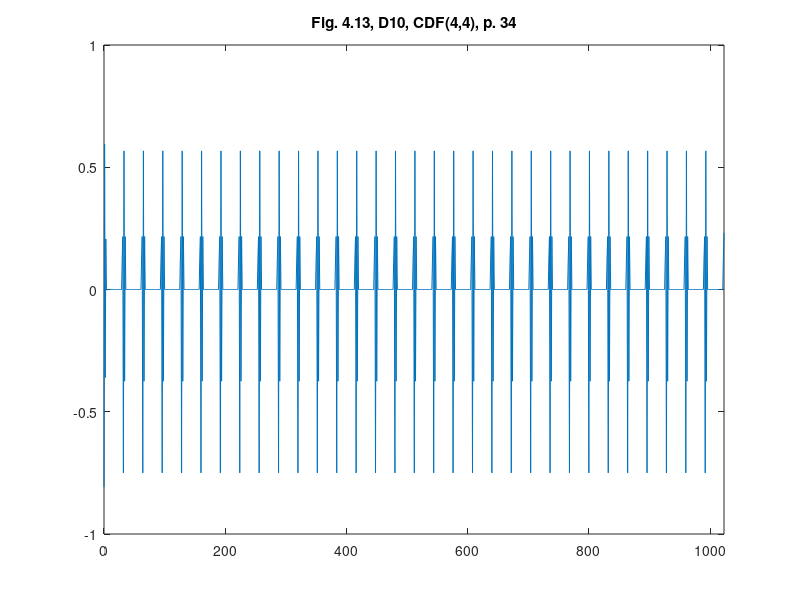

Write MATLAB code to recreate this figure.
%% ========================================================================
%% Programmatic octave notes on "Ripples in Mathematics" by A. Jensen
%% and A. la Cour-Harbo written with a deep gratitude to the authors for
%% this wonderful text. 
%% 
%% Reconstruction of graphs in Figure 4.13, top, p.34, Ch 04, D10, CDF(4,4)
%%
%% Author: Vladimir Kulyukin
%% 
%% NB: I have tested this code in Octave 4.
%% =========================================================================
t = [0:1023];

y_fig_4_13_d10_p34 = [
-0.8080418907158531
0.595049853746475
-0.3601798815797091
0.20695947513429375
0.002550740329556848
-0.0019845285882585948
0.0012914730742914183
-0.001071804964548376
8.128915011009863E-4
-7.004436916392314E-4
5.712398569353373E-4
-5.04570359768013E-4
4.2937045564433573E-4
-3.8600646369100594E-4
3.3777789116990576E-4
-3.0770418048523636E-4
2.746256485242351E-4
-2.5276126223416825E-4
2.2892698753601898E-4
-2.124444364620741E-4
1.9460948599416613E-4
-1.8182175877665387E-4
1.6807070205355435E-4
-1.5791483998973656E-4
1.470517985329657E-4
-1.3882798650076118E-4
1.3007184383861703E-4
-1.2330238613383256E-4
1.1612362301370143E-4
-1.1047240849945709E-4
0.12510450071202975
0.21640662587560897
-0.7499053054815459
0.5668966828023699
-0.37491366946543714
0.21642353803022413
7.912752289012327E-5
-7.606827217414926E-5
7.287061346411238E-5
-7.01895004200918E-5
6.739311354132181E-5
-6.502693447061985E-5
6.256392850016756E-5
-6.04622854391227E-5
5.827868713064264E-5
-5.640094996953758E-5
5.445336713765271E-5
-5.276645189780679E-5
5.101964190237992E-5
-4.949636217788799E-5
4.792143364317477E-5
-4.653926109235781E-5
4.5112325966566874E-5
-4.3852447044856414E-5
4.255359773964084E-5
-4.140018788565677E-5
4.0212712314541255E-5
-3.9152371730556514E-5
3.8062144627352706E-5
-3.708345553233583E-5
3.607846193083534E-5
-3.517163808399968E-5
0.12503424159693183
0.21647295274216694
-0.7499674657316456
0.5669555511089905
-0.37496905848450673
0.21647614693933667
2.9450321677190592E-5
-2.875700763678592E-5
2.8049307626361723E-5
-2.7395296786966528E-5
2.672848018382552E-5
-2.6109455341613576E-5
2.5479025221538018E-5
-2.4891160177923896E-5
2.4293136024936834E-5
-2.3733026184289198E-5
2.316387035811582E-5
-2.2628474609529016E-5
2.2085030846294163E-5
-2.1571622682625864E-5
2.105106443178499E-5
-2.0557190669550688E-5
2.005697751196357E-5
-1.9580423299922406E-5
1.9098264042593927E-5
-1.863702309905641E-5
1.8170844413517032E-5
-1.7723093632003263E-5
1.7271013317734114E-5
-1.683509103968107E-5
1.639539516438008E-5
-1.5969782545735713E-5
0.12501554090585276
0.21649122673525872
-0.7499852952800694
0.5669730024442602
-0.3749861157576734
0.21649286929948328
1.3077084004500447E-5
-1.267986203416955E-5
1.228104096272714E-5
-1.1888187817879324E-5
1.1494076133963837E-5
-1.1104661381792199E-5
1.0714303787998547E-5
-1.0327464927041727E-5
9.939976110662318E-6
-9.554912960942665E-6
9.169471685185798E-6
-8.785441595011475E-6
8.401285642335122E-6
-8.017599414911112E-6
7.634021280552504E-6
-7.250039737381864E-6
6.866382985394892E-6
-6.481514096208615E-6
6.0971703043423035E-6
-5.7108668225989564E-6
5.32527305229968E-6
-4.937030602832414E-6
4.549667338332577E-6
-4.159022910865039E-6
3.7694124191042487E-6
-3.3759432267541126E-6
0.12500298364829496
0.21650376397514662
-0.74999780840602
0.5669855067437515
-0.37499860745363034
0.21650536248814106
5.858796583827727E-7
-1.77665612527977E-7
-2.2895475957975774E-7
6.415228030822132E-7
-1.0524279508920865E-6
1.469539109914364E-6
-1.8849327165374767E-6
2.3067363159789338E-6
-2.7267825284488614E-6
3.1533873983850938E-6
-3.5782101687114085E-6
4.009683825326083E-6
-4.439366126978175E-6
4.8757338563650125E-6
-5.310316794233415E-6
5.751560664729526E-6
-6.191042504872474E-6
6.637100331817904E-6
-7.081435474708377E-6
7.532199762017335E-6
-7.981297682785316E-6
8.436614568148249E-6
-8.890338750917494E-6
9.350006980687718E-6
-9.808173872371126E-6
1.0271943834073862E-5
0.12498926567815473
0.2165175528407962
-0.750011668203268
0.5669994373379116
-0.3750126091389554
0.2165194341664649
-1.3556348631216297E-5
1.4033034013501552E-5
-1.4508949966516831E-5
1.4987737468660492E-5
-1.5465958016216184E-5
1.5946294467099745E-5
-1.6426285120763362E-5
1.690756630722089E-5
-1.738874132968385E-5
1.787031256156847E-5
-1.8352035413979346E-5
1.8833192410882736E-5
-1.9314776509693207E-5
1.9794766642486426E-5
-2.0275476464929738E-5
2.0753500369033207E-5
-2.1232552920332162E-5
2.1707766508034495E-5
-2.2184333182565054E-5
2.265585006830561E-5
-2.3129058918571734E-5
2.3595953271263806E-5
-2.406489169980388E-5
2.4526201533424662E-5
-2.4989919422253732E-5
2.5444650326698013E-5
0.12497409783639213
0.21653270023902746
-0.7500267995875832
0.5670145361767616
-0.37502768010553394
0.21653445982017527
-2.854159239258222E-5
2.8959569882516453E-5
-2.9381894530830968E-5
2.9787995363201717E-5
-3.019884120300811E-5
3.059197843398237E-5
-3.0990256663953105E-5
3.1369348424467315E-5
-3.1753972886279885E-5
3.2117949025743866E-5
-3.2487842780479094E-5
3.283565169436235E-5
-3.318975380468902E-5
3.3520369386146824E-5
-3.3857641847533555E-5
3.4170070494805624E-5
-3.448950524771912E-5
3.4782792858415606E-5
-3.5083418815999055E-5
3.5356657690156756E-5
-3.5637547701191154E-5
3.5889883280666024E-5
-3.6150160958521486E-5
3.638079832170187E-5
-3.6619644656585156E-5
3.6827854691995304E-5
0.12496295548563023
0.21654358058566267
-0.7500374234269034
0.5670248829943864
-0.37503775519110893
0.21654424343247453
-3.8038777638248395E-5
3.815149531726417E-5
-3.827332752658283E-5
3.836114384572395E-5
-3.8458159475497705E-5
3.8520842810595826E-5
-3.859277574673741E-5
3.8630188701834975E-5
-3.867686658202855E-5
3.8688967291035504E-5
-3.871031309510986E-5
3.8697155734671834E-5
-3.869318858714143E-5
3.865492309810734E-5
-3.862575827878523E-5
3.856262929771508E-5
-3.850847745611016E-5
3.842082247391435E-5
-3.8341988061777827E-5
3.8230234834028286E-5
-3.8127113775317614E-5
3.799177702317434E-5
-3.786485365925904E-5
3.770653110301317E-5
-3.75563744496132E-5
3.7375742231902656E-5
0.12496279699839605
0.2165433517552718
-0.7500368062092225
0.5670238813814596
-0.37503636760897974
0.21654247575522903
-3.588893820205043E-5
3.562720811718726E-5
-3.537204725083151E-5
3.509236972723999E-5
-3.481888636145043E-5
3.4522286084033856E-5
-3.423149209147507E-5
3.391902874882378E-5
-3.3611973539532715E-5
3.328473490176716E-5
-3.296249848465235E-5
3.262159352591827E-5
-3.2285279589077686E-5
3.193183172527188E-5
-3.158256080957361E-5
3.121770131131743E-5
-3.0856604136853944E-5
3.048146577884157E-5
-3.010967679050767E-5
2.9725387784360335E-5
-2.9344038963091043E-5
2.8951717222473254E-5
-2.8561932216723628E-5
2.8162679987560646E-5
-2.7765568597088893E-5
2.7360467487850645E-5
0.12497304287945944
0.2165328981730815
-0.750026138711612
0.5670130231604871
-0.3750253124081216
0.21653124692414924
-2.4480211630962273E-5
2.4061968359309343E-5
-2.3644052364145747E-5
2.3224914956495818E-5
-2.2805783527933814E-5
2.2386629785111863E-5
-2.1967176513308064E-5
2.1548841098882824E-5
-2.1129916974911344E-5
2.0713189944877308E-5
-2.029560174490333E-5
1.9881227474899138E-5
-1.946573654957455E-5
1.90544130386402E-5
-1.8641734489112654E-5
1.8234113012461106E-5
-1.782491522304722E-5
1.742160031295097E-5
-1.701650482356652E-5
1.661805454655252E-5
-1.6217636230129745E-5
1.5824562736771816E-5
-1.54293502608552E-5
1.50421205765241E-5
-1.465259711414521E-5
1.4271634147981952E-5
0.12498611176168105
0.21651986486816746
-0.7500131370490626
0.5670000678257094
-0.37501239972085704
0.21651839061930994
-1.1676864482070142E-5
1.1324360185316315E-5
-1.0969013163274888E-5
1.0624275336438728E-5
-1.0276625934957762E-5
9.939842677981238E-6
-9.6000911499306E-6
9.2714173603392E-6
-8.939730081232205E-6
8.619289298105479E-6
-8.295800607052306E-6
7.983686863237417E-6
-7.66850091489285E-6
7.364780589944283E-6
-7.057973211622927E-6
6.76268687333449E-6
-6.464307417199757E-6
6.1774716340211826E-6
-5.8875448019960965E-6
5.609153921314862E-6
-5.3276815589542276E-6
5.057709442783696E-6
-4.784672294708373E-6
4.5230740014285495E-6
-4.258433413381618E-6
4.005146823977131E-6
0.12499625115360785
0.21650985473988313
-0.7500032557609311
0.5669903169582154
-0.375002778997978
0.21650890107117615
-2.318352604185286E-6
2.0974014124430428E-6
-1.873596755333911E-6
1.6604413759516433E-6
-1.444481847524517E-6
1.2389875458047969E-6
-1.0307412242114666E-6
8.327655806098883E-7
-6.320924668692284E-7
4.414864487395197E-7
-2.4823956402414596E-7
6.484852758248437E-8
1.2112505919277482E-7
-2.9746043690994395E-7
4.763186535067252E-7
-6.45761507225484E-7
8.176663865203635E-7
-9.803828612756257E-7
1.145499717285614E-6
-1.3016582284954281E-6
1.4601548948473797E-6
-1.6099254474128944E-6
1.7619715747416026E-6
-1.9055251414376505E-6
2.051291557041414E-6
-2.188799508092106E-6
0.12500232845762604
0.21650389085489782
-0.7499974061875024
0.5669845783653995
-0.374997152302132
0.2165033828524084
3.090453549460517E-6
-3.2054835944412106E-6
3.322416699037182E-6
-3.4322474884591023E-6
3.5439211250925688E-6
-3.6487171623019525E-6
3.7552966745680744E-6
-3.855220167308418E-6
3.956868687959752E-6
-4.052079316802794E-6
4.1489575258932636E-6
-4.239612240774628E-6
4.331878150492969E-6
-4.418130999218821E-6
4.505939774615309E-6
-4.587941752624131E-6
4.671445550877024E-6
-4.749344479675202E-6
4.8286923216802865E-6
-4.902632745981436E-6
4.977970405111595E-6
-5.0480935128697844E-6
5.119563429369041E-6
-5.186006987218554E-6
5.2537481966054305E-6
-5.316646504524345E-6
0.12500538079458678
0.21650091066766206
-0.7499944990345074
0.5669817409455872
-0.3749943854832236
0.21650068339602396
5.72169726041931E-6
-5.771687433151531E-6
5.822748734899233E-6
-5.869812528739696E-6
5.917905985812602E-6
-5.962156687387337E-6
6.007396845220617E-6
-6.048944302025135E-6
6.091442251888012E-6
-6.130392913364844E-6
6.170256331649406E-6
-6.206713295152565E-6
6.244046487664421E-6
-6.278109548996748E-6
6.313013499186429E-6
-6.344779209436943E-6
6.377351634130955E-6
-6.406913359534627E-6
6.437248767782335E-6
-6.4646967523471516E-6
6.492886506654207E-6
-6.518307938595706E-6
6.544440321078419E-6
-6.567919400019649E-6
6.592079678161031E-6
-6.613697686277364E-6
0.12500663596818434
0.21649969514255296
-0.7499933237362743
0.5669806037156588
-0.37499328688138994
0.21649962133312076
6.746679717323397E-6
-6.76161040844343E-6
6.777088641906087E-6
-6.790523419526767E-6
6.8044818411819184E-6
-6.816485996695338E-6
6.828990779781047E-6
-6.8396271953312985E-6
6.850742077724983E-6
-6.860071297549233E-6
6.869857653065639E-6
-6.877937954952966E-6
6.8864548650831635E-6
-6.893342331067971E-6
6.900646655931378E-6
-6.906395242280261E-6
6.912541691990786E-6
-6.917203295421182E-6
6.922244494933787E-6
-6.925869022581222E-6
6.929855583857371E-6
-6.932491017237102E-6
6.9354716028687695E-6
-6.937164062759856E-6
6.939185451650989E-6
-6.939979260801858E-6
0.12500694108641097
0.21649940992195318
-0.7499930587397312
0.5669803577249194
-0.3749930602105618
0.21649941280993784
6.936753078502804E-6
-6.934361685751873E-6
6.9322272054204475E-6
-6.9291339148863195E-6
6.926284807528358E-6
-6.922524396150585E-6
6.918995950348277E-6
-6.914601797232718E-6
6.910427885516773E-6
-6.905432021707527E-6
6.900645150444042E-6
-6.895078308381364E-6
6.889709667287208E-6
-6.883601330108407E-6
6.877680843448612E-6
-6.871059289107655E-6
6.8646156589386024E-6
-6.857508006720099E-6
6.850568760710946E-6
-6.843001014172179E-6
6.835592548913247E-6
-6.827589637825264E-6
6.819737261192972E-6
-6.811323082323744E-6
6.8030510548169055E-6
-6.794248511203255E-6
0.12500678558008577
0.21649957453498528
-0.7499932326314155
0.5669805402535473
-0.3749932515410693
0.21649961232677595
6.728891722794176E-6
-6.718746174512831E-6
6.708705848981888E-6
-6.6982728268003235E-6
6.6879385514472755E-6
-6.67723574791311E-6
6.666625491612687E-6
-6.655669844333832E-6
6.644800809864812E-6
-6.633608531988894E-6
6.622497187497695E-6
-6.611083795502687E-6
6.599745902373016E-6
-6.5881262436419935E-6
6.576576884651473E-6
-6.564765163457639E-6
6.5530187688131255E-6
-6.54102857216746E-6
6.529098945984857E-6
-6.5169432677566585E-6
6.504843612167088E-6
-6.492534877243776E-6
6.480277817465707E-6
-6.467827903420098E-6
6.455425509110541E-6
-6.442845768731668E-6
0.12500643030957712
0.21649993333525044
-0.7499935950481034
0.5669809059632153
-0.37499362062663427
0.21649998447878802
6.353593948545355E-6
-6.340598645927222E-6
6.327632710481761E-6
-6.314557175255812E-6
6.301507853671285E-6
-6.288360701445122E-6
6.27523675372811E-6
-6.2620262056039764E-6
6.248835991257341E-6
-6.235569890219966E-6
6.222321385133545E-6
-6.2090072110641485E-6
6.195708022758638E-6
-6.182352906820905E-6
6.169010288575225E-6
-6.155621028307821E-6
6.1422418951567674E-6
-6.128824967092953E-6
6.115415908109186E-6
-6.101977481318868E-6
6.088544773657817E-6
-6.0750907219157605E-6
6.061640342991019E-6
-6.048176256925443E-6
6.034713896693858E-6
-6.021245095562123E-6
0.12500600777616863
0.2165003566383985
-0.7499940191626321
0.566981330733718
-0.3749940460928009
0.21650041049249427
5.92699488515052E-6
-5.913555362337534E-6
5.9001091851243404E-6
-5.886687842470812E-6
5.8732584152845546E-6
-5.859859159985194E-6
5.846450464005216E-6
-5.833077001124954E-6
5.819692812556087E-6
-5.806348652802036E-6
5.7929925506824745E-6
-5.779681018077751E-6
5.766356391651169E-6
-5.753080632033025E-6
5.73979068997943E-6
-5.726553677495504E-6
5.713301454018032E-6
-5.700105998741302E-6
5.686894361540343E-6
-5.673743116102766E-6
5.6605747731101815E-6
-5.647470239061567E-6
5.634347744698989E-6
-5.6212922791406425E-6
5.608218041283565E-6
-5.595213862599119E-6
0.12500558219014826
0.21650078170676776
-0.7499944437317165
0.5669817547349738
-0.3749944695435936
0.21650083332801368
5.504758232254205E-6
-5.491978806888401E-6
5.479177240081896E-6
-5.466458306257032E-6
5.453716682273898E-6
-5.441059739114255E-6
5.428379594706843E-6
-5.415786038534895E-6
5.40316880626012E-6
-5.3906399344040135E-6
5.3780869461147485E-6
-5.3656239615793256E-6
5.3531364534546064E-6
-5.340740468611123E-6
5.328319584831502E-6
-5.3159916251465935E-6
5.303638421580007E-6
-5.29137942946242E-6
5.279094877769525E-6
-5.2669057157103E-6
5.25469070619731E-6
-5.242572160695011E-6
5.230427506713058E-6
-5.21838029090368E-6
5.206306731277566E-6
-5.194331488113973E-6
0.12500518232969018
0.21650118051911374
-0.7499948415024401
0.5669821514398548
-0.3749948651886146
0.2165012278908471
5.1112720897657165E-6
-5.099589868993202E-6
5.0878804756381305E-6
-5.0762724917417335E-6
5.064637232521908E-6
-5.053103766194909E-6
5.0415429407828705E-6
-5.030084220866243E-6
5.018598076220186E-6
-5.007214282057743E-6
4.995803014920332E-6
-4.984494278321335E-6
4.97315803721105E-6
-4.961924444334323E-6
4.9506633312284354E-6
-4.939504925016006E-6
4.928318998287069E-6
-4.917235779523984E-6
4.906125054511163E-6
-4.895116984219878E-6
4.884081435925053E-6
-4.873148436935522E-6
4.862188001665217E-6
-4.8513299599887276E-6
4.8404445365124296E-6
-4.829661303304218E-6
0.12500481885075512
0.21650154280396194
-0.7499952025936958
0.5669825113356732
-0.37499522388923545
0.21650158539537637
4.754963656537565E-6
-4.74447751528233E-6
4.733964439453945E-6
-4.7235518848210345E-6
4.7131125166311055E-6
-4.702773217998303E-6
4.6924072364219975E-6
-4.682140836946537E-6
4.671847894063211E-6
-4.661654012526645E-6
4.651433736097438E-6
-4.6413119667486225E-6
4.631163959111206E-6
-4.6211138740999455E-6
4.611037715694083E-6
-4.601058864521598E-6
4.591054112376996E-6
-4.581146023976299E-6
4.5712122145113555E-6
-4.561374397365E-6
4.551511046016064E-6
-4.541742989608488E-6
4.531949592828158E-6
-4.522250767606428E-6
4.512526802249604E-6
-4.502896661154254E-6
0.12500449324158638
0.21650186726654438
-0.7499955259071768
0.5669828335094396
-0.3749955449206435
0.21650190529429256
4.43619999887402E-6
-4.426838790672933E-6
4.417453532918669E-6
-4.408158029318756E-6
4.3988387105114005E-6
-4.389608271268209E-6
4.380354256091308E-6
-4.371188227496844E-6
4.361998867156033E-6
-4.352896582078009E-6
4.34377121395235E-6
-4.334731992933255E-6
4.325669941932908E-6
-4.316693093582527E-6
4.3076936727424195E-6
-4.298778493580828E-6
4.289841003443889E-6
-4.280986779000514E-6
4.27211050920523E-6
-4.263316513783337E-6
4.254500742325382E-6
-4.245766240140391E-6
4.237010235157472E-6
-4.228334479708924E-6
4.219637498234946E-6
-4.211019733366314E-6
0.12500420238102275
0.216502157125627
-0.7499958147607192
0.5669831213725908
-0.37499583178927565
0.21650219118381084
4.151293788768486E-6
-4.1429002353795875E-6
4.134486890903657E-6
-4.126147407770066E-6
4.117788430077039E-6
-4.109502207070298E-6
4.101196789063227E-6
-4.092963007772644E-6
4.084710333986139E-6
-4.076528167954295E-6
4.0683274147900405E-6
-4.060196029748308E-6
4.052046365882981E-6
-4.043964919516008E-6
4.035865505263482E-6
-4.027833148072743E-6
4.019783136707389E-6
-4.011799011618665E-6
4.003797548839159E-6
-3.9958607912025306E-6
3.987907014973813E-6
-3.980016752995445E-6
3.972109794109799E-6
-3.964265148930436E-6
3.956404131157833E-6
-3.948604216735048E-6
0.12500394078825658
0.2165024179139298
-0.7499960747396128
0.5669833805605331
-0.374996090181276
0.21650244879849442
3.8944614568021805E-6
-3.886831464654429E-6
3.879186759772592E-6
-3.8715969635618755E-6
3.863992794261066E-6
-3.856442266062741E-6
3.8488777067170895E-6
-3.841365512326144E-6
3.833839631489168E-6
-3.8263648291641445E-6
3.818876687335693E-6
-3.8114383292117736E-6
3.803986981271193E-6
-3.7965841119863693E-6
3.789168604956628E-6
-3.7818002626330083E-6
3.7744196373229082E-6
-3.7670848527424163E-6
3.7597381423906976E-6
-3.7524359396231146E-6
3.7451221708425777E-6
-3.7378515670100238E-6
3.730569759623849E-6
-3.723329764469012E-6
3.71607893079164E-6
-3.708868547031041E-6
0.12500370164769234
0.21650265648019407
-0.7499963127259615
0.5669836179879238
-0.37499632704405206
0.21650268511776735
3.6586913850392098E-6
-3.651589328747985E-6
3.644478299275123E-6
-3.6374007581720338E-6
3.6303146252827995E-6
-3.6232605573759866E-6
3.6161982818083144E-6
-3.6091666376479778E-6
3.602127172954843E-6
-3.595116894887451E-6
3.5880991862456876E-6
-3.581109208885002E-6
3.57411219395425E-6
-3.5671414435925417E-6
3.5601640515816427E-6
-3.5532114465429663E-6
3.5462525989367897E-6
-3.539317048909688E-6
3.532375658356451E-6
-3.5254560649434933E-6
3.5185310364077208E-6
-3.5116262920264347E-6
3.504716520935614E-6
-3.497825509780166E-6
3.4909298838197292E-6
-3.484051480545977E-6
0.12500347716887725
0.2165028806441611
-0.7499965365687611
0.5669838415331404
-0.3749965502853178
0.21650290807884745
3.4360169081583026E-6
-3.429177504273749E-6
3.4223355952848744E-6
-3.4155030354726E-6
3.408668403041769E-6
-3.401841505728695E-6
3.3950129719967857E-6
-3.3881905454631093E-6
3.3813669225248483E-6
-3.374547764629279E-6
3.367727854078886E-6
-3.3609107524745302E-6
3.3540933457724586E-6
-3.3472770777105635E-6
3.3404609562314863E-6
-3.333644287697883E-6
3.3268282211990594E-6
-3.3200099078758495E-6
3.313192656270562E-6
-3.30637144228004E-6
3.299551753785277E-6
-3.292726372062827E-6
3.285902983809239E-6
-3.279072155828573E-6
3.2722437936072563E-6
-3.2654062290467653E-6
0.12500325857160685
0.21650309922010613
-0.7499967551161764
0.5669840600789132
-0.3749967688221797
0.216503126633925
3.217450948175461E-6
-3.2105732939535687E-6
3.203700533586386E-6
-3.196809509104779E-6
3.18992387796575E-6
-3.1830181185981934E-6
3.1761182567663883E-6
-3.1691963850315164E-6
3.162280920169078E-6
-3.1553415445331963E-6
3.148409089725531E-6
-3.141450806035328E-6
3.1344999622726335E-6
-3.12752135232247E-6
3.120550706671921E-6
-3.1135503378505586E-6
3.1065584625427126E-6
-3.0995348890108848E-6
3.092520343759453E-6
-3.0854721045068746E-6
3.078433433488183E-6
-3.0713590533344844E-6
3.0642947866912636E-6
-3.057192775913094E-6
3.0501014295970937E-6
-3.042970282966439E-6
0.12500303585035705
0.21650332225755484
-0.7499969784614645
0.5669842837632388
-0.37499699283710114
0.2165033510109469
2.9927203507032987E-6
-2.9854573057276166E-6
2.978207764229846E-6
-2.970907827066429E-6
2.9636219785053405E-6
-2.9562835505645502E-6
2.9489598026721377E-6
-2.9415812680933216E-6
2.9342180106121944E-6
-2.9267977382262973E-6
2.9193933467113177E-6
-2.9119296869792018E-6
2.9044825175735166E-6
-2.8969738054317557E-6
2.889482199659365E-6
-2.8819267520473482E-6
2.8743890330184156E-6
-2.866785150016664E-6
2.8591996243273003E-6
-2.851545588215412E-6
2.843910544459662E-6
-2.8362046202658433E-6
2.828518330382607E-6
-2.8207587642547037E-6
2.8130194804979465E-6
-2.8052045019015717E-6
0.12500279741046072
0.2165035614078297
-0.7499972183123017
0.5669845243512727
-0.3749972341524148
0.21650359309055045
2.749886475903906E-6
-2.7418317694087E-6
2.733800687638698E-6
-2.725681437193916E-6
2.717586500467463E-6
-2.7094008237088814E-6
2.7012401565006092E-6
-2.692986152379906E-6
2.6847578611268784E-6
-2.676433608145277E-6
2.6681357776847143E-6
-2.6597393370331677E-6
2.6513700361563486E-6
-2.6428994482613374E-6
2.6344567241976798E-6
-2.6259100108997152E-6
2.6173918929320136E-6
-2.608767055738911E-6
2.600171552113263E-6
-2.5914665741235005E-6
2.582791675553079E-6
-2.5740045190614122E-6
2.5652481947947657E-6
-2.55637680309783E-6
2.547537003636817E-6
-2.538579300346215E-6
0.12500252965395667
0.21650383033826448
-0.749997488405132
0.5669847956495484
-0.3749975066444874
0.21650386681989223
2.47493162706371E-6
-2.465607516693218E-6
2.4563189072518227E-6
-2.4468978065393204E-6
2.4375130100915396E-6
-2.427992724283283E-6
2.4185095532159435E-6
-2.4088878680497915E-6
2.399304115183851E-6
-2.389578797046271E-6
2.379892235959053E-6
-2.370061031590732E-6
2.3602694160629207E-6
-2.3503300529709123E-6
2.3404311174920903E-6
-2.330381304106825E-6
2.3203727639606457E-6
-2.310210189989201E-6
2.3000897417000466E-6
-2.2898120782242787E-6
2.279577400043309E-6
-2.2691822985581703E-6
2.2588310481726637E-6
-2.248316143255361E-6
2.237845962289705E-6
-2.2272088692641857E-6
0.12500221661737926
0.21650414509041327
-0.7499978048594977
0.5669851138559708
-0.37499782658950187
0.21650418855375006
2.1514224999260597E-6
-2.1402724611288655E-6
2.1291716049009193E-6
-2.1178871968256905E-6
2.1066528815627354E-6
-2.09523161737928E-6
2.0838613615670403E-6
-2.072300739921809E-6
2.0607920479249387E-6
-2.0490895518419638E-6
2.037439911986045E-6
-2.025593010005255E-6
2.0137998957941326E-6
-2.0018060428937834E-6
1.9898669145497937E-6
-1.9777235513810464E-6
1.965635854188819E-6
-1.9533404087439648E-6
1.941101574912606E-6
-1.9286514636633823E-6
1.916258914276547E-6
-1.9036515410947001E-6
1.891102683932051E-6
-1.8783354420126978E-6
1.865627673746249E-6
-1.8526979467854471E-6
0.1336163394573911
0.2314252752510478
];

figure;
plot(t, y_fig_4_13_d10_p34);
xlim([0 1023]);
ylim([-1 1]);
title('Fig. 4.13, D10, CDF(4,4), p. 34');
